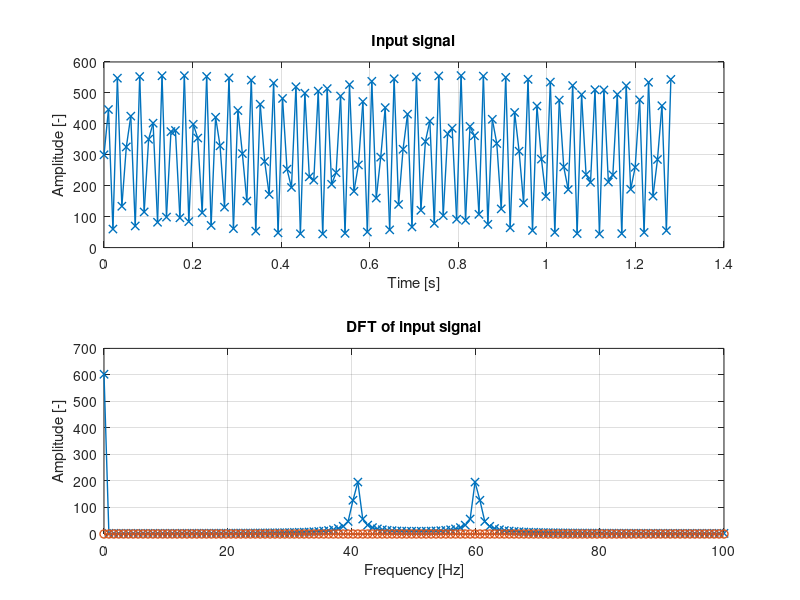

The MATLAB script that drew this image:

%% Clear everthing
clear all;

%% Parameters
N = 128;
Fs = 100;

%% Time vector
t = linspace(0, N/Fs, N);

%% Create signal
s  = 300+256*sin(2*pi*40*t);

%% DFT
S = [];
for k=0:(N-1)
  S_tmp = 0;
  for n=0:(N-1)
    S_tmp = S_tmp + s(n+1)*exp((-i*2*pi*n*k)/N);
  end
  S = [S S_tmp];
end

%% Recalcualate values
S = abs(S);
S = S/N*2;

%% Calcualte frequencx vector
%F = 0:127;
F = linspace(0, Fs, N);

%% Plot
% Signal
subplot(2, 1, 1);
plot(t, s, 'linewidth', 1, '-x');
grid on;
title('Input signal');
xlabel('Time [s]');
ylabel('Amplitude [-]');
% DFT
subplot(2, 1, 2);
plot(F, real(S), 'linewidth', 1, '-x');
hold on;
plot(F, imag(S), 'linewidth', 1, '-o');
hold off;
grid on;
title('DFT of input signal');
xlabel('Frequency [Hz]');
ylabel('Amplitude [-]');
